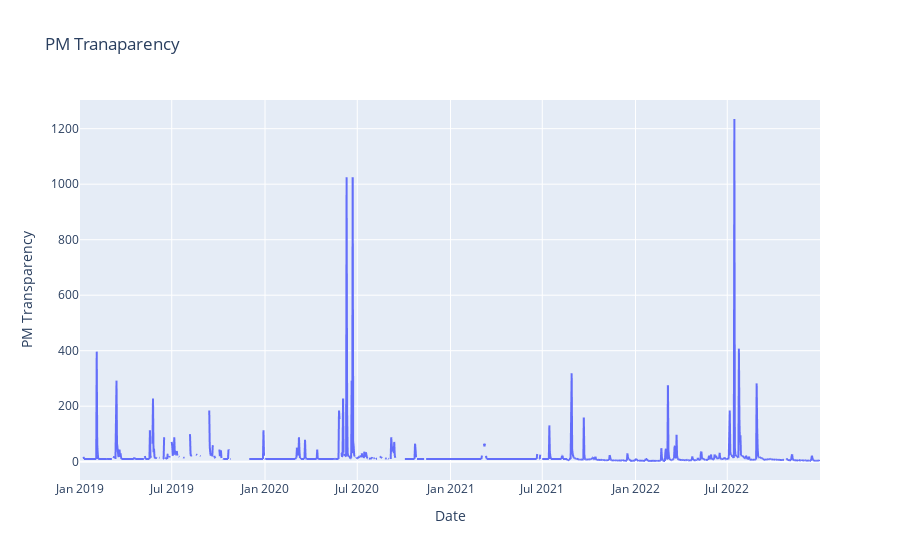

This figure's notebook cell:
### Code cell
fig = px.line(df_grouped, x="Date", y="PM Transparency", title="PM Tranaparency")
fig.show()

### Figure 1 — Plotly figure (JSON) as saved in the notebook; plotly's stock layout.template omitted (floating-point values rounded to 4 significant figures; data arrays with more than 128 entries replaced by an {"elided": "..."} marker saying what was removed)
{"data": [{"hovertemplate": "Date=%{x}<br>PM Transparency=%{y}<extra></extra>", "legendgroup": "", "line": {"color": "#636efa", "dash": "solid"}, "marker": {"symbol": "circle"}, "mode": "lines", "name": "", "showlegend": false, "type": "scattergl", "x": {"elided": "1461 str values"}, "xaxis": "x", "y": {"elided": "1461 float values"}, "yaxis": "y"}], "layout": {"legend": {"tracegroupgap": 0}, "title": {"text": "PM Tranaparency"}, "xaxis": {"anchor": "y", "domain": [0, 1], "title": {"text": "Date"}}, "yaxis": {"anchor": "x", "domain": [0, 1], "title": {"text": "PM Transparency"}}}}
